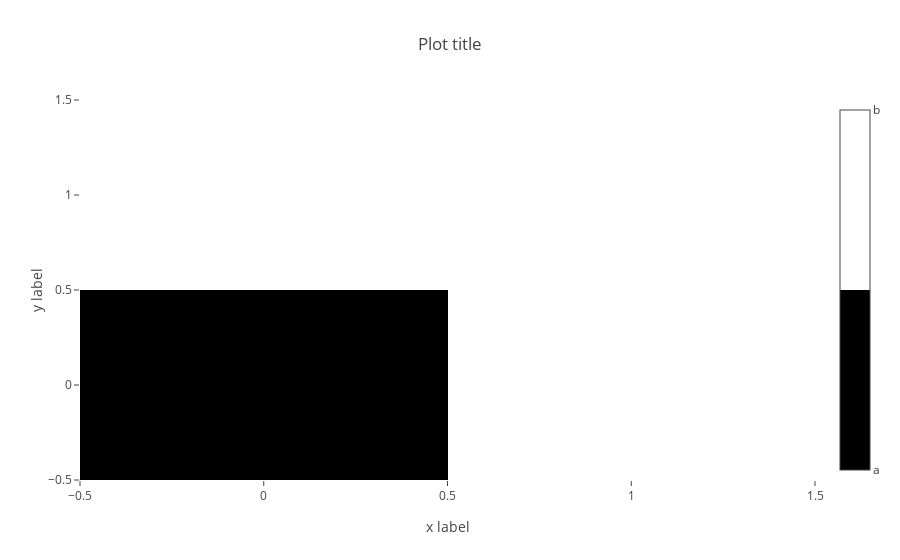

Here is the notebook cell this chart was saved with:
### Code cell
# plot_heatmap(
#   [[0,1],[1,1]],
#   ticktext=['a', 'b', 'c', 'd', 'e', 'f', 'g', 'h', 'i'],
#   title='Plot title',
#   xlabel='x label',
#   ylabel='y label',
#   #colorscale = 'Greys',
#   colorscale = [
#     [0.0, 'rgb(0, 0, 0)'],
#     [0.5, 'rgb(0, 0, 0)'],
#     [0.5, 'rgb(255, 255, 255)'],
#     [1.0, 'rgb(255, 255, 255)'],
#   ],
# )

### Figure 1 — Plotly figure (JSON) as saved in the notebook; plotly's stock layout.template omitted (floating-point values rounded to 4 significant figures)
{"data": [{"colorbar": {"tickmode": "array", "ticktext": ["a", "b", "c", "d", "e", "f", "g", "h", "i"], "tickvals": [0, 1, 2, 3, 4, 5, 6, 7, 8]}, "colorscale": [[0, "rgb(0, 0, 0)"], [0.5, "rgb(0, 0, 0)"], [0.5, "rgb(255, 255, 255)"], [1, "rgb(255, 255, 255)"]], "showscale": true, "type": "heatmap", "uid": "884ff6ac-5576-44cd-9dc0-3cfc4d39a5fe", "z": [[0, 1], [1, 1]]}], "layout": {"title": {"text": "Plot title"}, "xaxis": {"title": {"text": "x label"}}, "yaxis": {"title": {"text": "y label"}}}}
